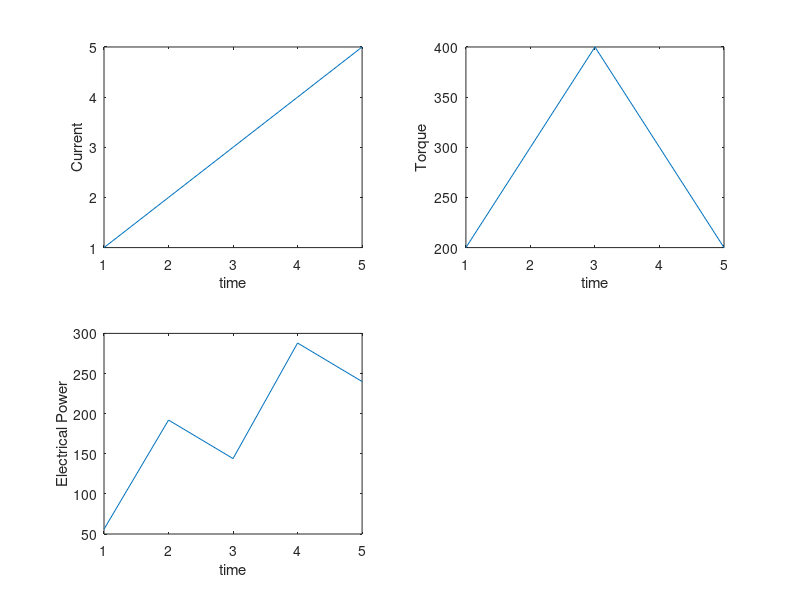

Write the MATLAB code that produced this figure.
v=5;
rpm= 6*v/0.22;

w1= 2*3.14*rpm/60;
T=[200,300,400,300,200];
Eb=2;

I=T*2*3.14*rpm/(60*Eb);

P1 = T*w1;
t=[1,2,3,4,5];
T1=5;
V=[56,96,48,72,48];
I=[1,2,3,4,5];


P2= I.*V;
subplot(2,2,1);
plot(I);
xlabel("time");
ylabel("Current");
subplot(2,2,2);
plot(T);
xlabel("time");
ylabel("Torque");
subplot(2,2,3);
plot(t,P2);
xlabel("time");
ylabel("Electrical Power");